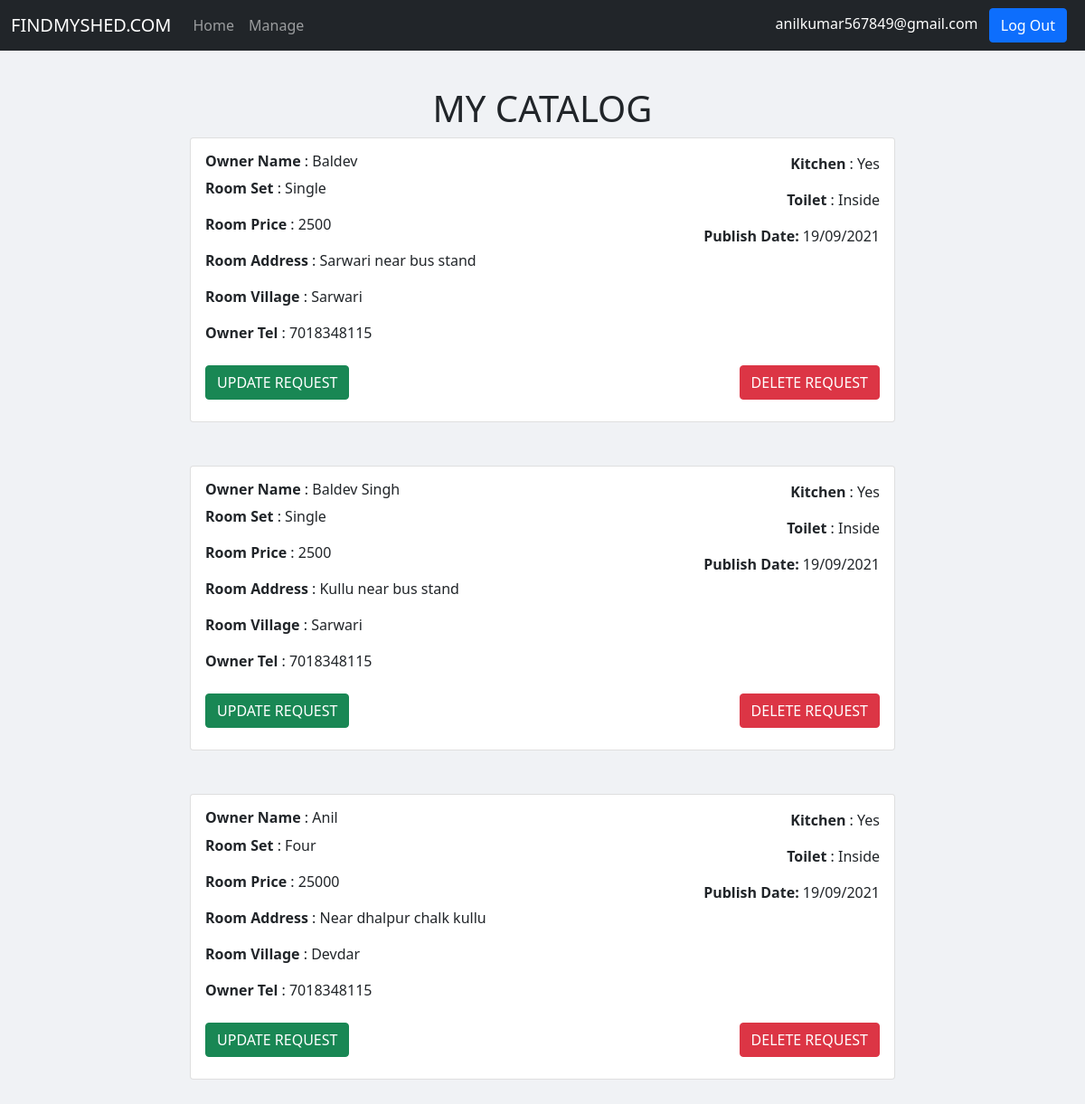
/owner/manage_room.php (signed in), run on the app's committed database.
### tables this page shows
CREATE TABLE `owner_room` (
  `room_id` int(11) NOT NULL,
  `owner_id` int(11) NOT NULL,
  `room_owner_name` varchar(255) NOT NULL,
  `room_set` varchar(255) NOT NULL,
  `room_price` int(11) NOT NULL,
  `room_address` text NOT NULL,
  `room_village` varchar(255) NOT NULL,
  `room_kitchen` varchar(255) NOT NULL,
  `room_toilet` varchar(255) NOT NULL,
  `owner_phone_number` varchar(255) NOT NULL,
  `room_publish_date` datetime NOT NULL DEFAULT current_timestamp()
);

### owner/manage_room.php (the view, shortened to what this page needs)
<!doctype html>
<html lang="en">
  <head>
    <link href="https://cdn.jsdelivr.net/npm/bootstrap@5.0.0-beta2/dist/css/bootstrap.min.css" rel="stylesheet">
    <link rel="stylesheet" href="css/manage_room.css">
  </head>
  <body>
  <?php include "partials/header.php"; ?>
  <?php include "partials/dbconnect.php"; ?>
  <div class="text-center heading">
    <h1>MY CATALOG</h1>
  </div>
  <?php
  if(isset($_SESSION['ownerloggedin']) && $_SESSION['ownerloggedin'] == true){
    $owner_email = $_SESSION['owneremail'];
  }else{
    header("location: login.php");
  }
  $sql = "SELECT * FROM owner_signup WHERE owner_email_address = '$owner_email'";
    $result = mysqli_query($conn, $sql);
    if($result){
    $row = mysqli_fetch_assoc($result);
    }else{
        echo 'sorry';
    }
    $owner_id = $row['owner_id'];
    $sql = "SELECT * FROM owner_room WHERE owner_id = '$owner_id'";
    $result = mysqli_query($conn, $sql);
    while($row = mysqli_fetch_assoc($result)){
    $room_id = $row['room_id'];
    $room_owner_name = $row['room_owner_name'];
    $room_set = $row['room_set'];
    $room_price = $row['room_price'];
    $room_address = $row['room_address'];
    $room_village = $row['room_village'];
    $room_kitchen = $row['room_kitchen'];
    $room_toilet = $row['room_toilet'];
    $owner_phone_nubmer = $row['owner_phone_number'];
    $room_publish_date_time = $row['room_publish_date'];
    $room_publish_date = substr($room_publish_date_time,8,2);
    $room_publish_month = substr($room_publish_date_time,5,2);
    $room_publish_year = substr($room_publish_date_time,0,4);
if(isset($_SESSION['ownerloggedin']) && $_SESSION['ownerloggedin'] == true){
echo '<div class="mt-2 mb-5">
<div class="card mx-auto" style="width: 65vw">
  <div class="card-body">
    <div class="row">
      <div class="col-md-6 col-sm-12">
        <h6 class="card-title"><b>Owner Name</b> : '. $room_owner_name .'</h6>
        <p class="card-text"><b>Room Set</b> : '. $room_set .'</p>
        <p class="card-text"><b>Room Price</b> : '. $room_price .'</p>
        <p class="card-text"><b>Room Address</b> : '. $room_address .'</p>
        <p class="card-text"><b>Room Village</b> : '. $room_village .'</p>
        <p class="align-self-end"><b>Owner Tel</b> : '. $owner_phone_nubmer .'</p>
      </div>
      <div class="col-md-6 col-sm-12 text-md-end">
        <p class="align-self-end"><b>Kitchen</b> : '. $room_kitchen .'</p>
        <p class="align-self-end"><b>Toilet</b> : '. $room_toilet .' </p>
        <p class="align-self-end"> <b> Publish Date: </b>'. $room_publish_date .'/'.$room_publish_month.'/'.$room_publish_year.'</p>
      </div>
      <div class="col-md-6 col-sm-12 my-2">
      <a href="room_form.php?update_room_id='.$room_id.'" class="btn btn-success">UPDATE REQUEST</a>
      </div>
      <div class="col-md-6 col-sm-12 text-md-end my-2">
      <a href="delete_room.php?delete_id='.$room_id.'" class="btn btn-danger align-self-end"" style="width: fit-content;">DELETE REQUEST</a>
      </div>
    </div>
  </div>
</div>
</div>';}else{
  header("location: login.php");
}
    }
?>
</body>
</html>

### owner/css/manage_room.css (style rules this page uses)
body { background-color: #f0f2f5; }
.heading { margin-top: 5vh; }

### data on the page
owner_room: room_owner_name "Baldev", room_set "Single", room_price "2500", room_address "Sarwari near bus stand", room_village "Sarwari", owner_phone_number "7018348115", room_kitchen "Yes", room_toilet "Inside", room_publish_date "19", room_publish_date "09", room_publish_date "2021"
owner_room: room_owner_name "Baldev Singh", room_set "Single", room_price "2500", room_address "Kullu near bus stand", room_village "Sarwari", owner_phone_number "7018348115", room_kitchen "Yes", room_toilet "Inside", room_publish_date "19", room_publish_date "09", room_publish_date "2021"
owner_room: room_owner_name "Anil", room_set "Four", room_price "25000", room_address "Near dhalpur chalk kullu", room_village "Devdar", owner_phone_number "7018348115", room_kitchen "Yes", room_toilet "Inside", room_publish_date "19", room_publish_date "09", room_publish_date "2021"

### other printed values
$ownerEmail "anilkumar567849@gmail.com"
